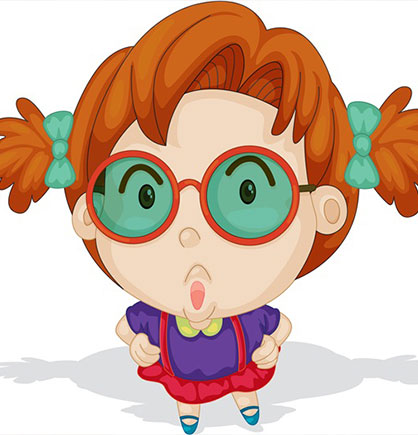
#> input picture 0000/2.jpg, 418 x 435 px
$ python 0000.py
#> lines starting #> are read from the running program, lines starting #| are printed output that depends on the picture
from PIL import Image, ImageFont, ImageDraw

def make_txt(width, height):
    txt = Image.new("RGBA", (width, height), (255, 255,255, 0))
    font = ImageFont.truetype('FUTURA_3.TTF', size=int(width*0.2))
    draw = ImageDraw.Draw(txt)
    draw.text((int(width*0.9),0), '1', font=font, fill=(255,0,0,255))
    return txt

def main():
    image = Image.open('2.jpg').convert('RGBA')
    (w, h) = image.size
#> w = 418; h = 435
    txt = make_txt(w, h)
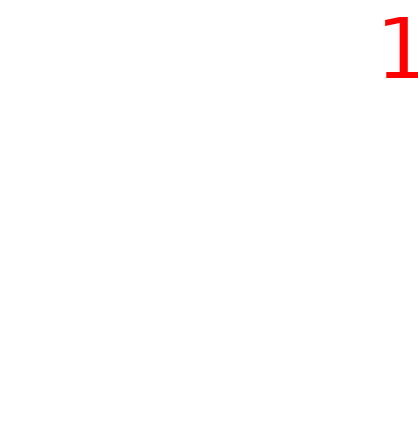
#> txt: PIL image 418x435 RGBA; mean R, G, B, A 255, 253.9, 253.9, 1; transparent parts drawn white

    out = Image.alpha_composite(image,txt)
    out.show()

if __name__ == '__main__':
    main()

$ run again, with 0000/1.png saved as 0000/2.jpg
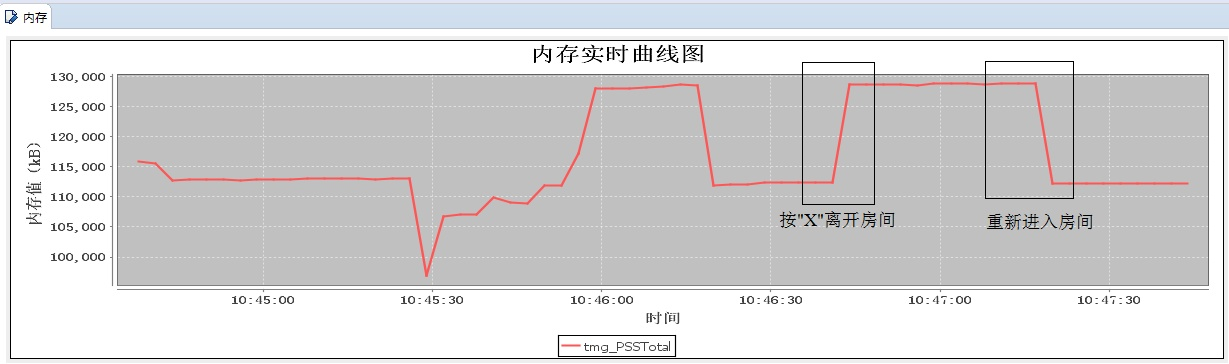
#> input picture 0000/1.png, 1229 x 364 px
#> in main, `txt = make_txt(w, h)`:
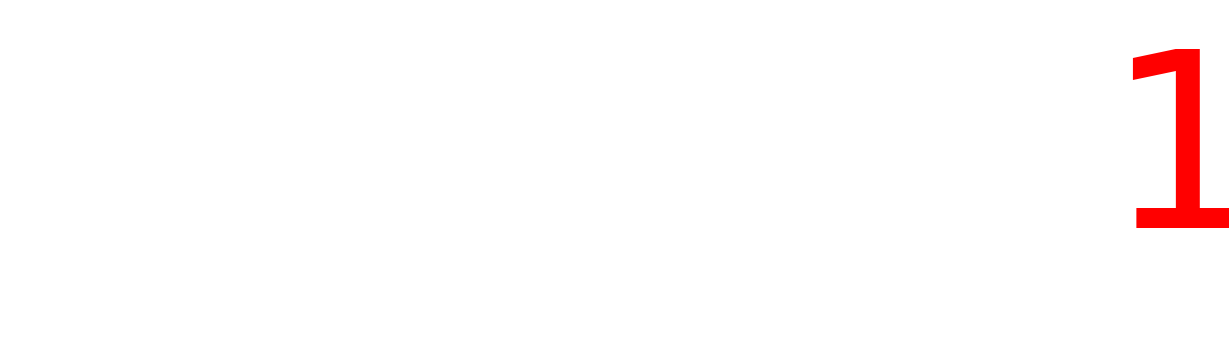
#> txt: PIL image 1229x364 RGBA; mean R, G, B, A 255, 251.1, 251.1, 3.8; transparent parts drawn white
